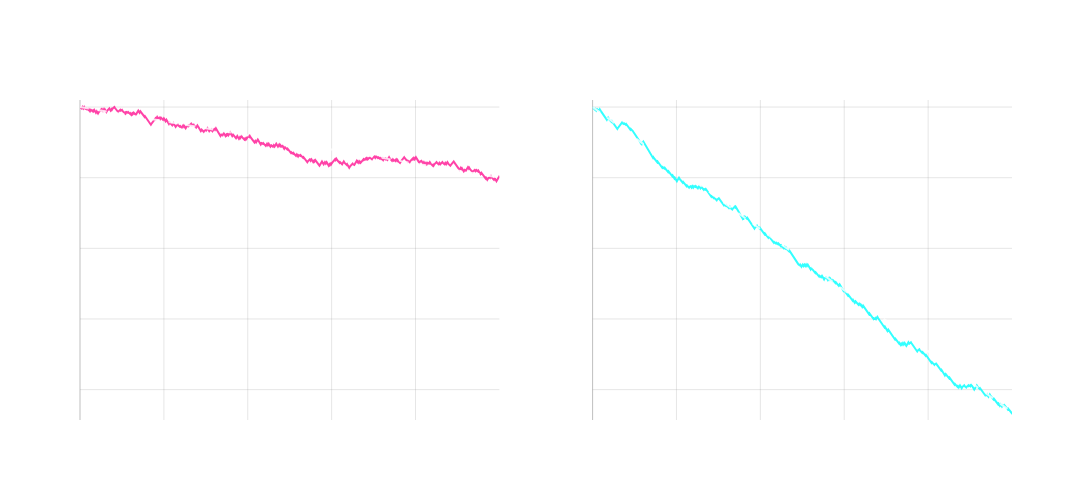

Notebook code for this chart:
### Markdown cell above
###### ______________________________________________________________________________________________________________________________________

##### Dynamic Edge and Games of Incomplete Information

In games of chance like we've observed above, player action has no influence on the overall edge or expected value of the game

However, in games that have a *dynamic edge* the player's optimal or suboptimal action **CAN** easily influence their edge or expected value and overall wealth path

Effectively, edge or expected value is a function of *a given policy function* $\pi$ that dictates player action

$$\mathbb{E}^{\pi}[X] = \mathbb{E}^{\pi}[\text{Winner Payoff}] P(\text{Winner}) + \mathbb{E}^{\pi}[\text{Loser Payoff}]P(\text{Loser})$$

##### **Example:** Blackjack (21)

A simple card game that involves being dealt cards in succession to attempt to acheive a total of 21

If the player goes above 21 they bust and lose to the dealer

There is clearly a way to play optimally, in other words, a policy $\pi$ to learn to maximize player edge or expected value

**Let's observe two different policy functions for blackjack**

1.) $\pi_1$: Stay anytime we observe 16 or higher

2.) $\pi_2$: Stay anytime we observe 20 or higher

Players can optimize their edge by finding an optimal policy to decide when to take a card

### Code cell
# Blackjack simulation parameters
n_hands = 1000
starting_wealth = 10000
bet_size = 10

# Initialize wealth arrays
wealth_stay16 = np.zeros(n_hands + 1)
wealth_stay16[0] = starting_wealth
wealth_hit20 = np.zeros(n_hands + 1) 
wealth_hit20[0] = starting_wealth

# Create a deck of cards
def create_deck():
    values = ['2','3','4','5','6','7','8','9','10','J','Q','K','A']
    suits = ['H','D','C','S']
    deck = [(v,s) for v in values for s in suits]
    np.random.shuffle(deck)
    return deck

# Get card value
def card_value(card):
    if card[0] in ['J','Q','K']:
        return 10
    elif card[0] == 'A':
        return 11
    else:
        return int(card[0])

# Calculate hand value (handling aces)
def hand_value(hand):
    value = 0
    aces = 0
    for card in hand:
        if card[0] == 'A':
            aces += 1
            value += 11
        else:
            value += card_value(card)
    
    while value > 21 and aces > 0:
        value -= 10
        aces -= 1
    
    return value

# Simulate one hand of blackjack with given strategy
def play_hand(deck, hit_until_20=False):
    if len(deck) < 4:  # Reshuffle if deck is low
        deck = create_deck()
    
    player_hand = [deck.pop(), deck.pop()]
    dealer_up_card = deck.pop()
    dealer_hole_card = deck.pop()
    
    # Player's turn - hit until threshold or bust
    if hit_until_20:
        # Hit until 20 strategy
        while hand_value(player_hand) < 20:
            if len(deck) < 1:
                deck = create_deck()
            player_hand.append(deck.pop())
    else:
        # Stay at 16 or higher strategy
        while hand_value(player_hand) < 16:
            if len(deck) < 1:
                deck = create_deck()
            player_hand.append(deck.pop())
    
    player_total = hand_value(player_hand)
    if player_total > 21:
        return False, deck
    
    # Dealer's turn
    dealer_hand = [dealer_up_card, dealer_hole_card]
    while hand_value(dealer_hand) < 17:
        if len(deck) < 1:
            deck = create_deck()
        dealer_hand.append(deck.pop())
    
    dealer_total = hand_value(dealer_hand)
    
    # Determine winner
    if dealer_total > 21:
        return True, deck  # Dealer busts
    return player_total > dealer_total, deck

# Simulate hands for both strategies
deck = create_deck()
outcomes_stay16 = []
outcomes_hit20 = []

for i in range(n_hands):
    # Stay at 16 strategy
    won_stay16, deck = play_hand(deck, hit_until_20=False)
    if won_stay16:
        wealth_stay16[i+1] = wealth_stay16[i] + bet_size
    else:
        wealth_stay16[i+1] = wealth_stay16[i] - bet_size
    outcomes_stay16.append(won_stay16)
    
    # Hit until 20 strategy
    won_hit20, deck = play_hand(deck, hit_until_20=True)
    if won_hit20:
        wealth_hit20[i+1] = wealth_hit20[i] + bet_size
    else:
        wealth_hit20[i+1] = wealth_hit20[i] - bet_size
    outcomes_hit20.append(won_hit20)

# Calculate actual win probabilities and expected values
win_prob_stay16 = np.mean(outcomes_stay16)
ev_stay16 = bet_size * (win_prob_stay16 - (1-win_prob_stay16))

win_prob_hit20 = np.mean(outcomes_hit20)
ev_hit20 = bet_size * (win_prob_hit20 - (1-win_prob_hit20))

# Create theoretical edge lines
x_vals = np.arange(n_hands + 1)
theoretical_edge_stay16 = starting_wealth + ev_stay16 * x_vals
theoretical_edge_hit20 = starting_wealth + ev_hit20 * x_vals

# Find overall y-axis range
y_min = min(min(wealth_stay16), min(wealth_hit20))
y_max = max(max(wealth_stay16), max(wealth_hit20))
y_range = [y_min - 100, y_max + 100]

# Create figure with subplots
fig = make_subplots(
    rows=1, cols=2,
    subplot_titles=(
        f'Stay at 16+ Strategy (EV: ${ev_stay16:.2f}/hand)',
        f'Hit Until 20 Strategy (EV: ${ev_hit20:.2f}/hand)'
    )
)

# Add traces for stay16 strategy
fig.add_trace(
    go.Scatter(
        x=x_vals,
        y=wealth_stay16,
        mode='lines',
        line=dict(color='rgba(255, 20, 147, 0.8)', width=2),
        name='Wealth (Stay 16+)'
    ),
    row=1, col=1
)

fig.add_trace(
    go.Scatter(
        x=x_vals,
        y=theoretical_edge_stay16,
        mode='lines',
        line=dict(color='rgba(255, 255, 255, 0.8)', width=2, dash='dash'),
        name='Expected Value (Stay 16+)'
    ),
    row=1, col=1
)

# Add traces for hit20 strategy
fig.add_trace(
    go.Scatter(
        x=x_vals,
        y=wealth_hit20,
        mode='lines',
        line=dict(color='rgba(0, 255, 255, 0.8)', width=2),
        name='Wealth (Hit Until 20)'
    ),
    row=1, col=2
)

fig.add_trace(
    go.Scatter(
        x=x_vals,
        y=theoretical_edge_hit20,
        mode='lines',
        line=dict(color='rgba(255, 255, 255, 0.8)', width=2, dash='dash'),
        name='Expected Value (Hit Until 20)'
    ),
    row=1, col=2
)

# Update layout
fig.update_layout(
    height=500,
    width=1300,
    showlegend=False,
    plot_bgcolor='rgba(0,0,0,0)',
    paper_bgcolor='rgba(0,0,0,0)',
    font=dict(color='white')
)

# Update axes
for i in [1, 2]:
    fig.update_xaxes(
        title='Number of Hands',
        showgrid=True,
        gridwidth=1,
        gridcolor='rgba(128,128,128,0.2)',
        zeroline=True,
        zerolinewidth=1,
        zerolinecolor='rgba(128,128,128,0.5)',
        row=1, col=i
    )
    fig.update_yaxes(
        title='Wealth ($)' if i == 1 else '',
        showgrid=True,
        gridwidth=1,
        gridcolor='rgba(128,128,128,0.2)',
        zeroline=True,
        zerolinewidth=1,
        zerolinecolor='rgba(128,128,128,0.5)',
        range=y_range,  # Set same y-axis range for both plots
        row=1, col=i
    )

fig.show()

### Figure 1 — Plotly figure (JSON) as saved in the notebook; plotly's stock layout.template omitted (floating-point values rounded to 4 significant figures; data arrays with more than 128 entries replaced by an {"elided": "..."} marker saying what was removed)
{"data": [{"line": {"color": "rgba(255, 20, 147, 0.8)", "width": 2}, "mode": "lines", "name": "Wealth (Stay 16+)", "type": "scatter", "x": {"elided": "1001 int values"}, "xaxis": "x", "y": {"elided": "1001 float values"}, "yaxis": "y"}, {"line": {"color": "rgba(255, 255, 255, 0.8)", "dash": "dash", "width": 2}, "mode": "lines", "name": "Expected Value (Stay 16+)", "type": "scatter", "x": {"elided": "1001 int values"}, "xaxis": "x", "y": {"elided": "1001 float values"}, "yaxis": "y"}, {"line": {"color": "rgba(0, 255, 255, 0.8)", "width": 2}, "mode": "lines", "name": "Wealth (Hit Until 20)", "type": "scatter", "x": {"elided": "1001 int values"}, "xaxis": "x2", "y": {"elided": "1001 float values"}, "yaxis": "y2"}, {"line": {"color": "rgba(255, 255, 255, 0.8)", "dash": "dash", "width": 2}, "mode": "lines", "name": "Expected Value (Hit Until 20)", "type": "scatter", "x": {"elided": "1001 int values"}, "xaxis": "x2", "y": {"elided": "1001 float values"}, "yaxis": "y2"}], "layout": {"annotations": [{"font": {"size": 16}, "showarrow": false, "text": "Stay at 16+ Strategy (EV: $-1.00/hand)", "x": 0.225, "xanchor": "center", "xref": "paper", "y": 1, "yanchor": "bottom", "yref": "paper"}, {"font": {"size": 16}, "showarrow": false, "text": "Hit Until 20 Strategy (EV: $-4.32/hand)", "x": 0.775, "xanchor": "center", "xref": "paper", "y": 1, "yanchor": "bottom", "yref": "paper"}], "font": {"color": "white"}, "height": 500, "paper_bgcolor": "rgba(0,0,0,0)", "plot_bgcolor": "rgba(0,0,0,0)", "showlegend": false, "width": 1300, "xaxis": {"anchor": "y", "domain": [0, 0.45], "gridcolor": "rgba(128,128,128,0.2)", "gridwidth": 1, "showgrid": true, "title": {"text": "Number of Hands"}, "zeroline": true, "zerolinecolor": "rgba(128,128,128,0.5)", "zerolinewidth": 1}, "xaxis2": {"anchor": "y2", "domain": [0.55, 1], "gridcolor": "rgba(128,128,128,0.2)", "gridwidth": 1, "showgrid": true, "title": {"text": "Number of Hands"}, "zeroline": true, "zerolinecolor": "rgba(128,128,128,0.5)", "zerolinewidth": 1}, "yaxis": {"anchor": "x", "domain": [0, 1], "gridcolor": "rgba(128,128,128,0.2)", "gridwidth": 1, "range": [5570, 10100], "showgrid": true, "title": {"text": "Wealth ($)"}, "zeroline": true, "zerolinecolor": "rgba(128,128,128,0.5)", "zerolinewidth": 1}, "yaxis2": {"anchor": "x2", "domain": [0, 1], "gridcolor": "rgba(128,128,128,0.2)", "gridwidth": 1, "range": [5570, 10100], "showgrid": true, "title": {"text": ""}, "zeroline": true, "zerolinecolor": "rgba(128,128,128,0.5)", "zerolinewidth": 1}}}
